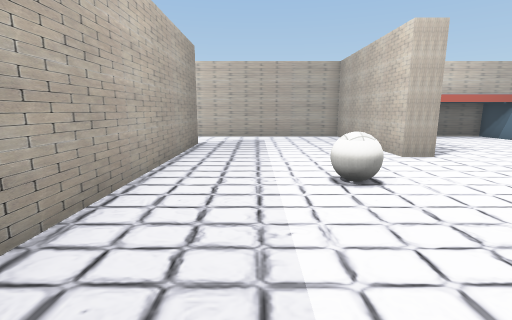
[1] (above)

18 first-person views from a walk through a scene from a Unity 3-D project. The camera is 1.4 m above the floor, tilts 10° down and sees 85° across. The floor is counted in squares, 1 m on a side. Each view is taken from the middle of a square. On the plan, view 1 faces up. The plan holds only what a view shows up to about 14 squares ahead; the rest is blank. The player character is not drawn. Some surface patterns are stand-ins.

[2]
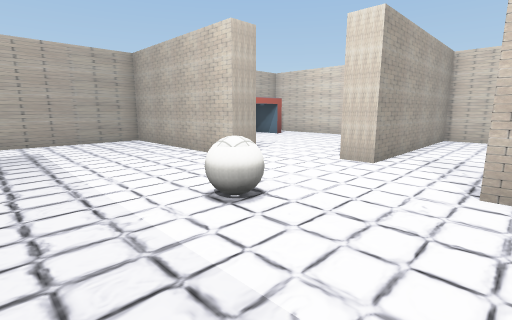

[3]
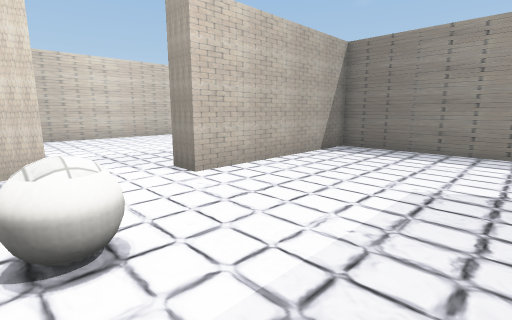

[4]
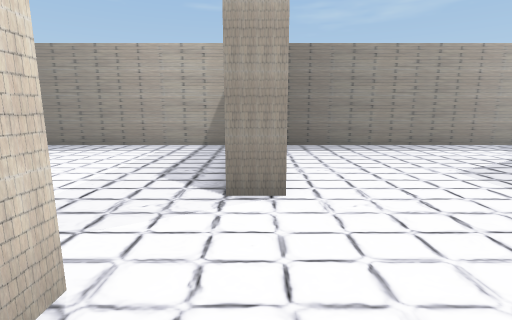

[5]
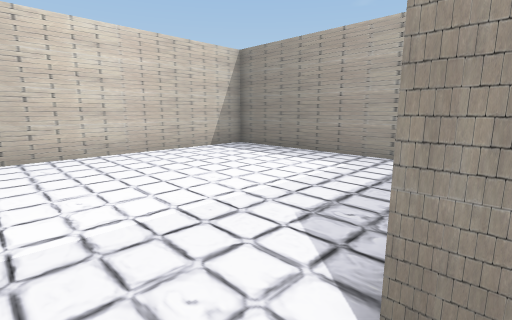

[6]
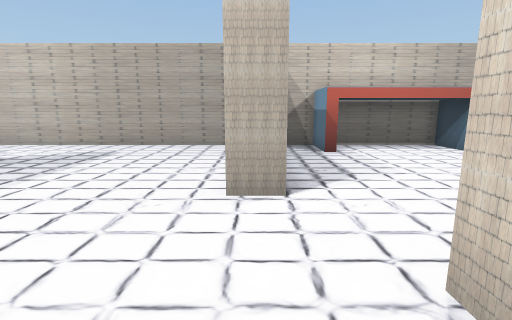

[7]
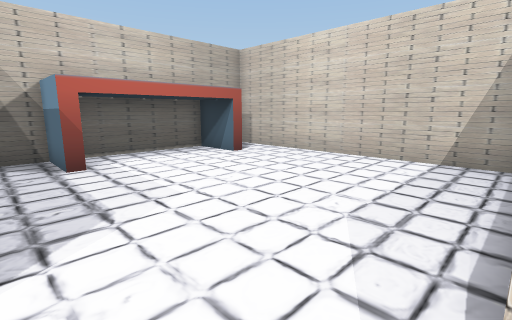

[8]
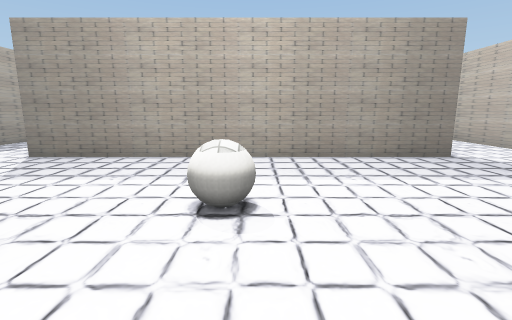

[9]
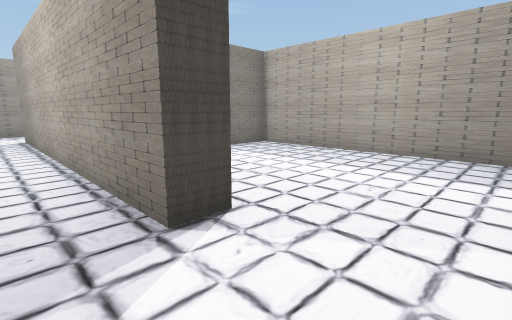

[10]
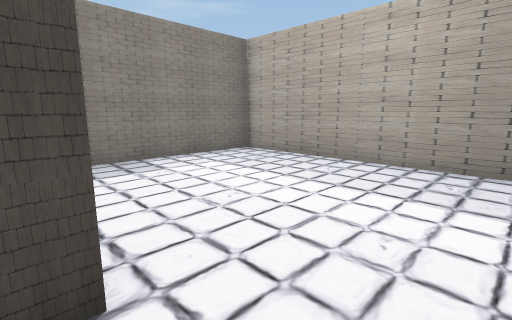

[11]
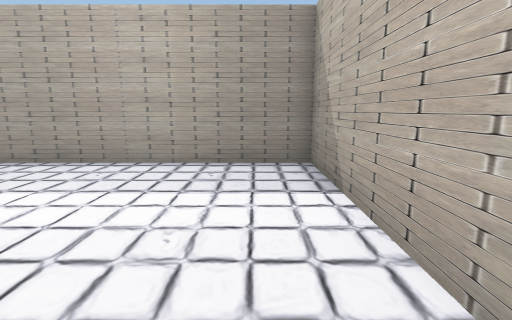

[12]
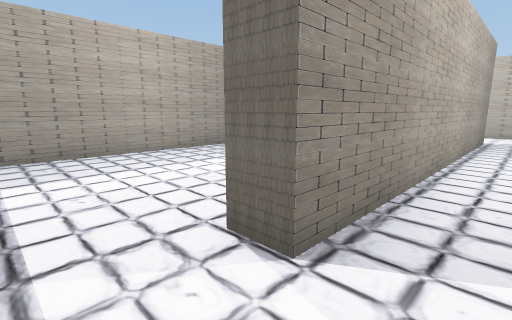

[13]
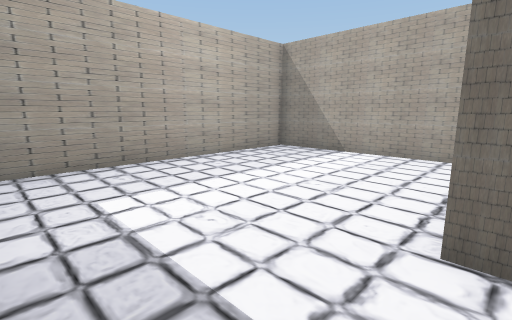

[14]
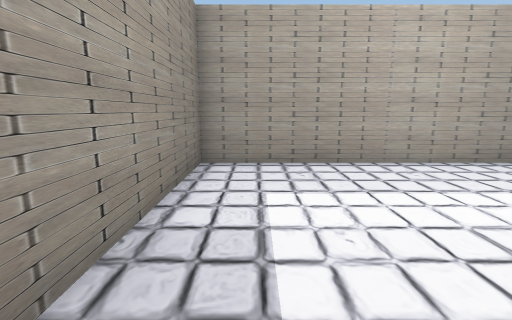

[15]
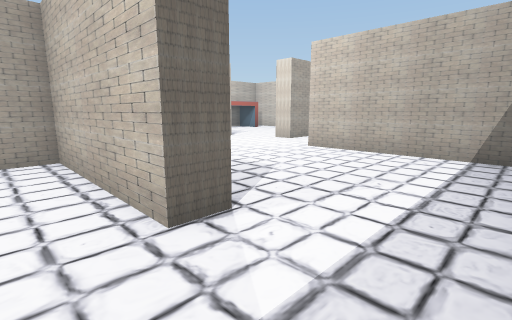

[16]
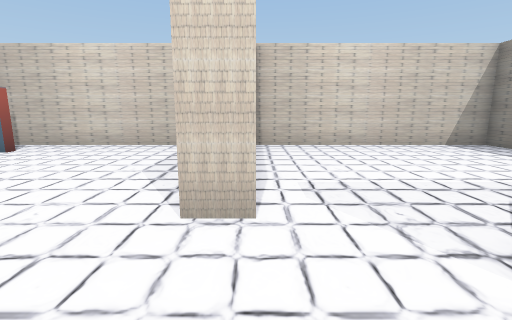

[17]
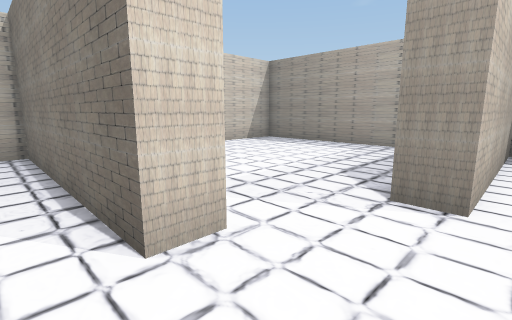

[18]
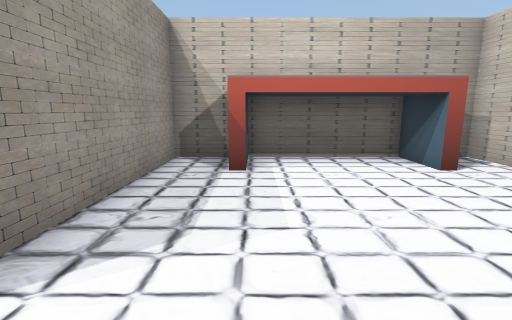

### Floor plan
Ten units are one square. View 1 is at (0, 0); x grows to the right and y downward. Boxes are objects, and circles mark ways between rooms. Rooms are numbered by the first view taken in them; rooms with no view inside come last. Other rooms are left out.
<svg viewBox="-110 -160 260 210">
<path fill="none" stroke="#000" d="M-36 -120 -25 -120 -25 10 -35 10 -35 -50 -105 -50 -105 45 45 45 45 -25 55 -25M45 -85 45 -155 -105 -155 -105 -60 -50 -60M65 -50 65 -60M56 -85 45 -85M125 -155 55 -155 55 -96M65 -60 145 -60 145 -155M62 45 145 45 145 -50 65 -50"/>
<rect x="15" y="-65" width="10" height="20" fill="#bbb"><title>ball</title></rect>
<rect x="65" y="-155" width="20" height="20" fill="#bbb"><title>other object</title></rect>
<rect x="125" y="-155" width="10" height="20" fill="#bbb"><title>other object</title></rect>
<circle cx="60" cy="-77" r="3" fill="#2a7"/>
<circle cx="60" cy="-35" r="3" fill="#2a7"/>
<text x="-20" y="-50">1</text>
<text x="100" y="-110">2</text>
<text x="100" y="0">3</text>
</svg>
Room 1 opens to room 2. Room 1 opens to room 3.

Where each view was taken, in squares from view 1:
view 1: 0 up, 0 right, facing up
view 2: 2 up, 1 left, facing up-right
view 3: 6 up, 1 left, facing down-right
view 4: 7 up, 5 right, facing down
view 5: 4 up, 5 right, facing down-right
view 6: 4 up, 5 right, facing up
view 7: 6 up, 6 right, facing up-right
view 8: 6 up, 6 right, facing left
view 9: 15 up, 1 left, facing down-left
view 10: 14 up, 3 left, facing down-left
view 11: 14 up, 3 left, facing left
view 12: 3 down, 1 left, facing up-left
view 13: 4 down, 3 left, facing up-left
view 14: 3 down, 3 left, facing left
view 15: 4 down, 5 left, facing up-right
view 16: 5 up, 3 right, facing right
view 17: 7 up, 4 right, facing down-right
view 18: 7 up, 8 right, facing up
